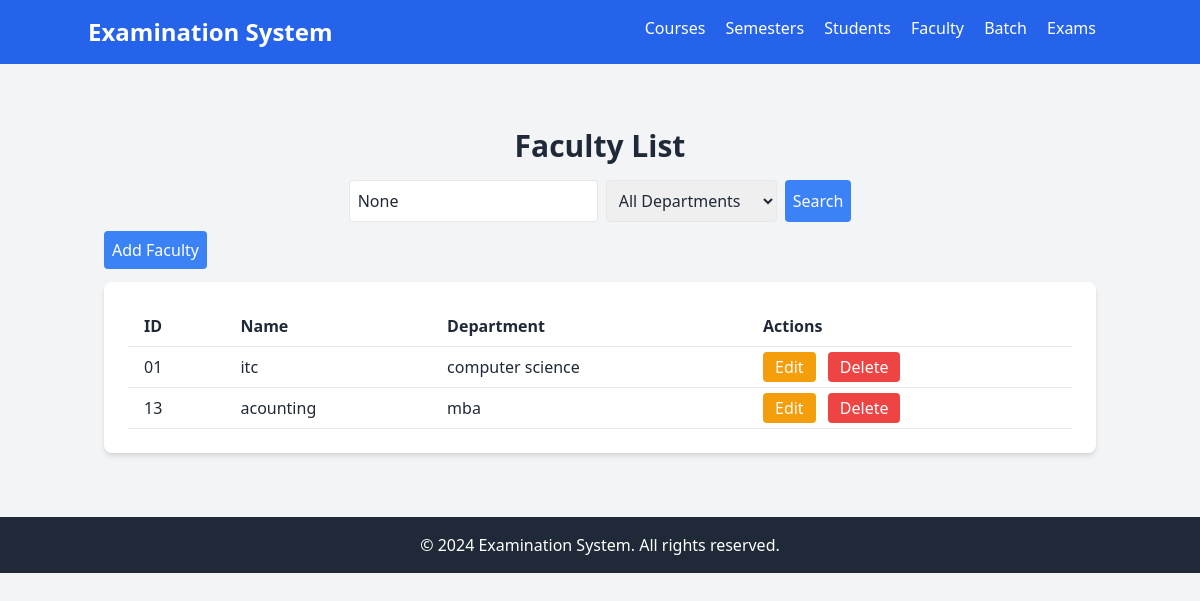
The app's page /faculty/ with its own data.
### exam/models.py (models this page shows, shortened)
class Faculty(models.Model):
    name = models.CharField(max_length=100)
    department = models.CharField(max_length=100)
    faculty_id = models.CharField(max_length=20, unique=True)

### exam/views.py (the view)
# urls.py: path('faculty/', views.faculty_list, name='faculty_list'),
def faculty_list(request):
    query = request.GET.get('q')
    department_filter = request.GET.get('department')
    faculties = Faculty.objects.all()
    if query:
        faculties = faculties.filter(
            Q(name__icontains=query) |
            Q(faculty_id__icontains=query)
        )
    if department_filter:
        faculties = faculties.filter(department__icontains=department_filter)
    return render(request, 'faculty/faculty_list.html', {
        'faculties': faculties,
        'query': query,
        'department_filter': department_filter,
    })

### exam/templates/faculty/faculty_list.html (shortened to what this page needs)
{% extends "layout.html" %}
{% block content %}
<div class="container mx-auto px-4 py-8">
    <div class="text-center mb-4">
        <h1 class="text-3xl font-bold">Faculty List</h1>
    </div>
    <form method="get" class="mb-4">
        <div class="flex justify-center mb-4">
            <input type="text" name="q" placeholder="Search by name or ID" value="{{ query }}" class="p-2 border rounded">
            <select name="department" class="p-2 border rounded ml-2">
                <option value="">All Departments</option>
            </select>
            <button type="submit" class="p-2 bg-blue-500 text-white rounded ml-2">Search</button>
        </div>
    </form>
    <div class="mb-5">
        <a href="{% url 'add_faculty' %}" class="p-2 bg-blue-500 text-white rounded">Add Faculty</a>
    </div>
    <div class="bg-white shadow-md rounded-lg p-6">
        <table class="min-w-full bg-white">
            <thead>
                <tr>
                    <th class="py-2 px-4 border-b text-left">ID</th>
                    <th class="py-2 px-4 border-b text-left">Name</th>
                    <th class="py-2 px-4 border-b text-left">Department</th>
                    <th class="py-2 px-4 border-b text-left">Actions</th>
                </tr>
            </thead>
            <tbody>
                {% for faculty in faculties %}
                <tr>
                    <td class="py-2 px-4 border-b">{{ faculty.faculty_id }}</td>
                    <td class="py-2 px-4 border-b">{{ faculty.name }}</td>
                    <td class="py-2 px-4 border-b">{{ faculty.department }}</td>
                    <td class="py-2 px-4 border-b">
                        <a href="{% url 'update_faculty' faculty.pk %}" class="bg-yellow-500 text-white py-1 px-3 rounded hover:bg-yellow-600">Edit</a>
                        <a href="{% url 'delete_faculty' faculty.pk %}" class="bg-red-500 text-white py-1 px-3 rounded hover:bg-red-600 ml-2">Delete</a>
                    </td>
                </tr>
                {% empty %}
                <tr>
                    <td colspan="4" class="py-2 px-4 border-b text-center">No faculties found</td>
                </tr>
                {% endfor %}
            </tbody>
        </table>
    </div>
</div>
{% endblock  %}

### records on screen
Faculty: faculty_id "01", name "itc", department "computer science"
Faculty: faculty_id "13", name "acounting", department "mba"
